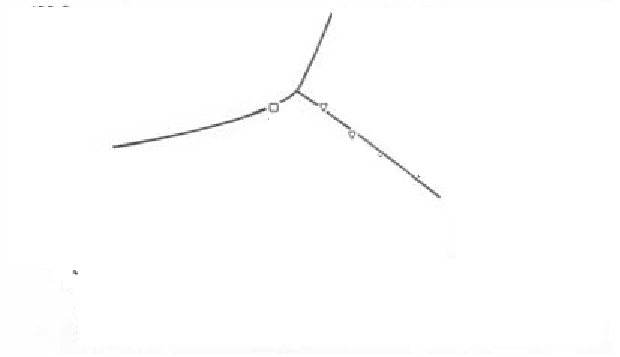
%> input picture FlowPatternMap/flow_pattern_map_filtered.png, 620 x 357 px
$ octave getEquation.m   (GNU Octave 9; MATLAB toolbox functions it lacks are replaced by stand-ins)
%> lines starting %> are read from the running program, lines starting %| are printed output that depends on the picture; in (x1, y1, x2, y2) boxes, pixels count from 0 and x2, y2 are one past the last pixel; in counts of white or black regions, pixels touching at a corner belong together; the program's own positions count from 1
### imfit.m
function [ poly ] = imfit( img, order, fig )
%UNTITLED Summary of this function goes here
%   Detailed explanation goes here

if nargin <2
   order = 1 ;
end

[h, w] = size(img);

% All the indexes with the points on the curve
[y, x] = find(img==0);
y = h-y;

poly = polyfit(x,y,order);

if nargin >= 2
    figure(fig);
    hold on;
    xlim([1 w]); % Get the right scaling for the function
    ylim([1 h]);
    xval = linspace(1, length(x), length(x));
    yval = h-polyval(poly, xval);
    plot(xval, yval, '.r');
    hold off;
    axis on;
end

end

### getEquation.m
% Boiling on tube bundles
% Little script to get a fit for the flow pattern map curves

close all; clear variables; clc;

%%  Get the image
map = imread('FlowPatternMap/flow_pattern_map_filtered.png');
%> map is the input picture: size 357x620x3 uint8; min 65, max 255, mean 253.9
map = rgb2gray(map);
%> map: size 357x620 uint8
figure('name', 'Grayscale image');

imshow(map);

% Threshold it
map = 1-(map<110);
%> map: size 357x620 double; values 0 (black) and 1 (white), 99.8% white; black in thin lines or dots, all inside (x1, y1, x2, y2) = (40, 6, 439, 274)
figure('name', 'Thresholded map');
imshow(map);

% Put origin at the right place
height = 272;
width = 450;
rect = [80, 0, width , height];
map = imcrop(map, rect);
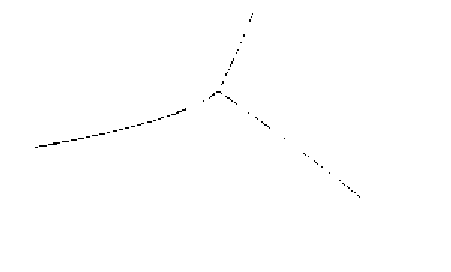
%> map: size 272x451 double; values 0 (black) and 1 (white), 99.7% white; black in thin lines or dots, all inside (x1, y1, x2, y2) = (35, 13, 360, 198)
figure('name', 'Re-centered map');
imshow(map);

%% Separate curves in images
center = [225, 90]; % The point where the curves meet
[h, w] = size(map);
%> h = 272; w = 451
map_1 =  map(center(2):end, 1:center(1));
%> map_1: size 183x225 double; values 0 (black) and 1 (white), 99.5% white; black in thin lines or dots, all inside (x1, y1, x2, y2) = (35, 2, 222, 59)
[h1, w1] = size(map_1);
%> h1 = 183; w1 = 225
fig1 = figure('name', 'First curve image');
imshow(map_1);

map_2 = map(1:center(2), :);
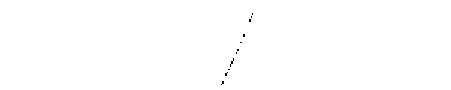
%> map_2: size 90x451 double; values 0 (black) and 1 (white), 99.9% white; black in thin lines or dots, all inside (x1, y1, x2, y2) = (221, 13, 253, 85)
[h2, w2] = size(map_2);
%> h2 = 90; w2 = 451
fig2 = figure('name', 'Second curve image');
imshow(map_2);

map_3 = map(center(2):end, center(1):end);
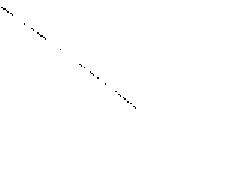
%> map_3: size 183x227 double; values 0 (black) and 1 (white), 99.8% white; black in thin lines or dots, all inside (x1, y1, x2, y2) = (1, 7, 136, 109)
[h3, w3] = size(map_3);
%> h3 = 183; w3 = 227
fig3 = figure('name', 'Third curve image');
imshow(map_3);

%% Find fits

fit_1 = imfit(map_1, 2, fig1)
%> in imfit, `[y, x] = find(img==0);`: y = 209 values from 3 to 59; x = 209 values from 36 to 222
%> in imfit, `y = h-y;`: y = 209 values, max 180 at index 199, min 124 at index 1, mean 144.9
%> in imfit, `poly = polyfit(x,y,order);`: poly = [0.00103 0.0211 123.6]
%> in imfit, `xval = linspace(1, length(x), length(x));`: xval = 209 values from 1 to 209
%> in imfit, `yval = h-polyval(poly, xval);`: yval = 209 values, max 59.38 at index 1, min 9.79 at index 209, mean 42.01
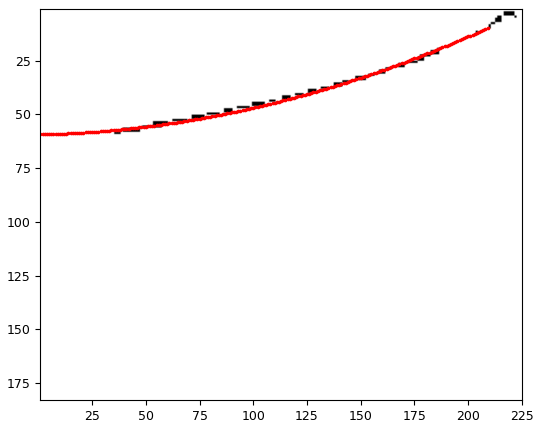
%> figure redrawn from the program's plot data
%> fit_1 = [0.00103 0.0211 123.6]
fit_2 = imfit(map_2, 1, fig2)
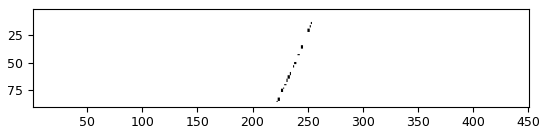
%> figure redrawn from the program's plot data
%> fit_2 = [2.27 -500.1]
fit_3 = imfit(map_3, 1, fig3)
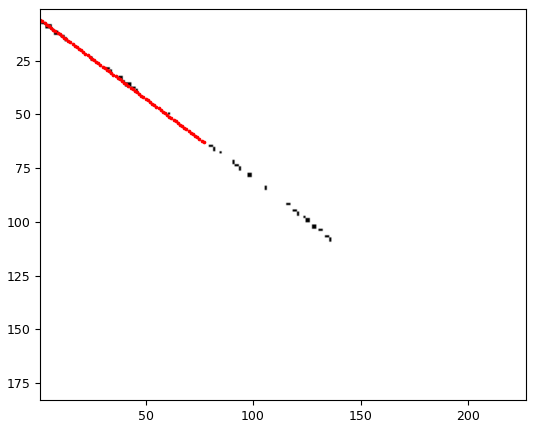
%> figure redrawn from the program's plot data
%> fit_3 = [-0.749 177.7]

%% Plot the map

[y1o, x1o] = find(map_1==0);
%> y1o = 209 values from 3 to 59; x1o = 209 values from 36 to 222
[y2o, x2o] = find(map_2==0);
%> y2o = 52 values from 14 to 85; x2o = 52 values from 222 to 253
[y3o, x3o] = find(map_3==0);
%> y3o = 77 values from 8 to 109; x3o = 77 values from 2 to 136
y1o = h1-y1o;
%> y1o has the same summary as y in imfit
y2o = h-y2o;
%> y2o = 52 values, max 258 at index 51, min 187 at index 1, mean 218.1
y3o = h3-y3o; x3o = w3 + x3o;
%> after `y3o = h3-y3o`: y3o = 77 values, max 175 at index 1, min 74 at index 77, mean 126.8
%> after `x3o = w3 + x3o`: x3o = 77 values from 229 to 363
x1 = 0:center(1); y1_log = polyval(fit_1, x1);
%> after `y1_log = polyval(fit_1, x1)`: y1_log = 226 values from 123.6 to 180.7
x2 = center(1):255; y2_log = polyval(fit_2,x2)+180;
%> after `y2_log = polyval(fit_2,x2)+180`: y2_log = 31 values from 190.4 to 258.4
x3 = center(1):350; y3_log = polyval(fit_3, x3)+170;
%> after `y3_log = polyval(fit_3, x3)+170`: y3_log = 126 values, max 179.1 at index 1, min 85.46 at index 126, mean 132.3

figure('name', 'Identified map');
xlim([1 width]);
ylim([1 height]);
hold on;
plot([x1,x2,x3], [y1_log,y2_log,y3_log],'.r');
plot(x1o,y1o,'.k');
plot(x2o,y2o,'.k');
plot(x3o,y3o,'.k');
hold off;

%% Test equations

% The transforms
transform_x = @(x) 0.1155*exp(0.0183*x);
transform_y = @(y) 1.0052*exp(0.0184*y);

% The point where the curves meet
xcenter = 225;
ycenter = 90;

% The points to display
x1 = linspace(30,xcenter,1000);
x2 = linspace(xcenter, 255, 150);
x3 = linspace(xcenter,350, 400);

% The fit
p1 = [0.001, 0.0211, 123.596];
p2 = [2.2689, -330.1467];
p3 = [-0.7492, 347.6838];

% New x values
x1_log = transform_x(x1);
x2_log = transform_x(x2);
x3_log = transform_x(x3);

% New calculated values
y1_log = transform_y(polyval(p1, x1));
y2_log = transform_y(polyval(p2, x2));
y3_log = transform_y(polyval(p3, x3));

% Plot
figure('name', 'Logscale');
loglog(x1_log, y1_log, 'k');hold on;
loglog(x2_log, y2_log, 'k');hold on;
loglog(x3_log, y3_log, 'k');hold on;
xlim([0.1 1000]);
ylim([1 100]);
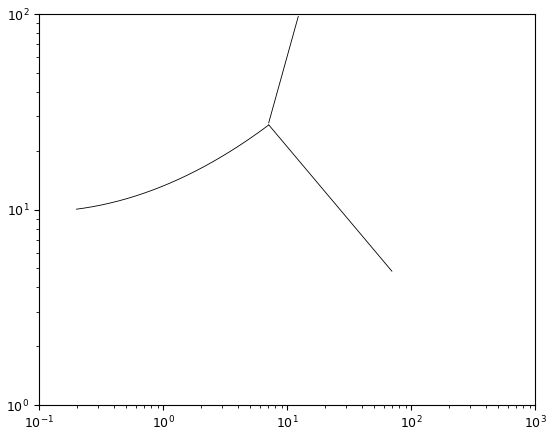
%> figure redrawn from the program's plot data; curve peaks at x = 7.09, y = 27.06; curve peaks at x = 12.28, y = 97.14; curve peaks at x = 7.09, y = 27.14

%% Test transformation

% The linear fit (pixel scale)
p1 = [0.001, 0.0211, 123.596];
p2 = [0, 2.2689, -330.1467];
p3 = [0, -0.7492, 347.6838];

% Transform for the x axis
tx = @(x) 0.1155*exp(0.0183*x);
ty = @(y) 1.0052*exp(0.0184*y);

% Inverse transform for x axis
itx = @(x) 1/0.0183*log(x/0.1155);

% Coefficients of polynoms
a = @(x) x(1);
b = @(x) x(2);
c = @(x) x(3);

% x values for the map
center_x = 225; % The point where the three curves meet
center_x_log = tx(center_x); % In the log scale
x1 = tx(linspace(30,center_x,1000));
x2 = tx(linspace(center_x, 255, 150));
x3 = tx(linspace(center_x, 350, 400));

% The map values
y1 = ty(a(p1)*itx(x1).^2 + b(p1)*itx(x1) + c(p1));
y2 = ty(a(p2)*itx(x2).^2 + b(p2)*itx(x2) + c(p2));
y3 = ty(a(p3)*itx(x3).^2 + b(p3)*itx(x3) + c(p3));

% Plot
figure('name', 'Logscale bis');
loglog(x1, y1, 'k');hold on;
loglog(x2, y2, 'k');hold on;
loglog(x3, y3, 'k');hold on;
xlim([0.1 1000]);
ylim([1 100]);
